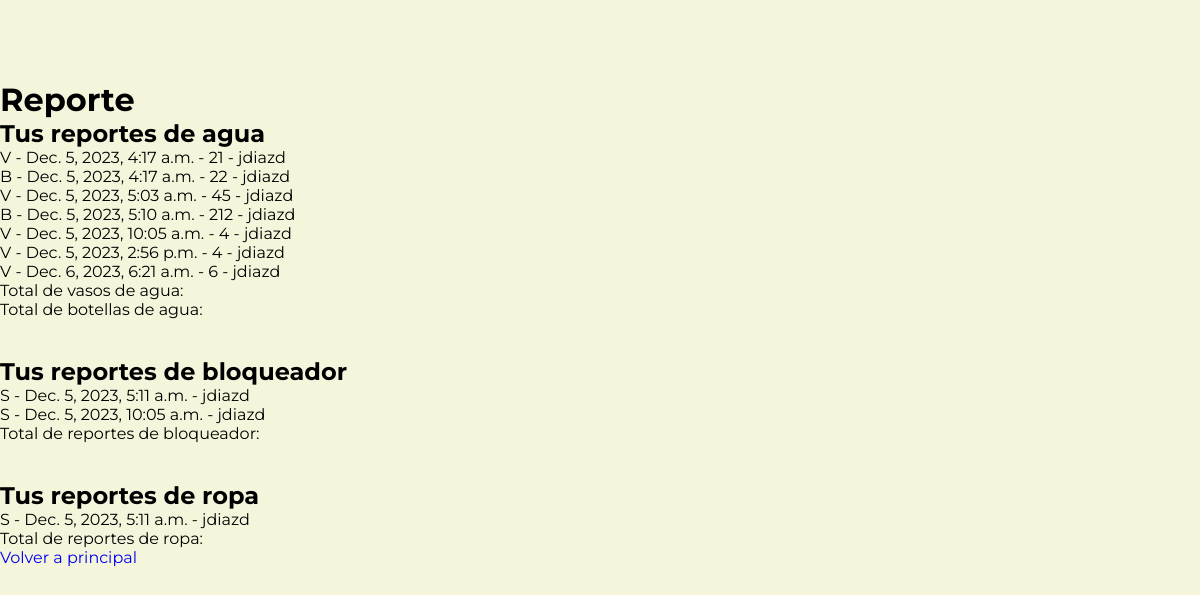
The page /registros/reporte/ (signed in) on the database as committed earlier.
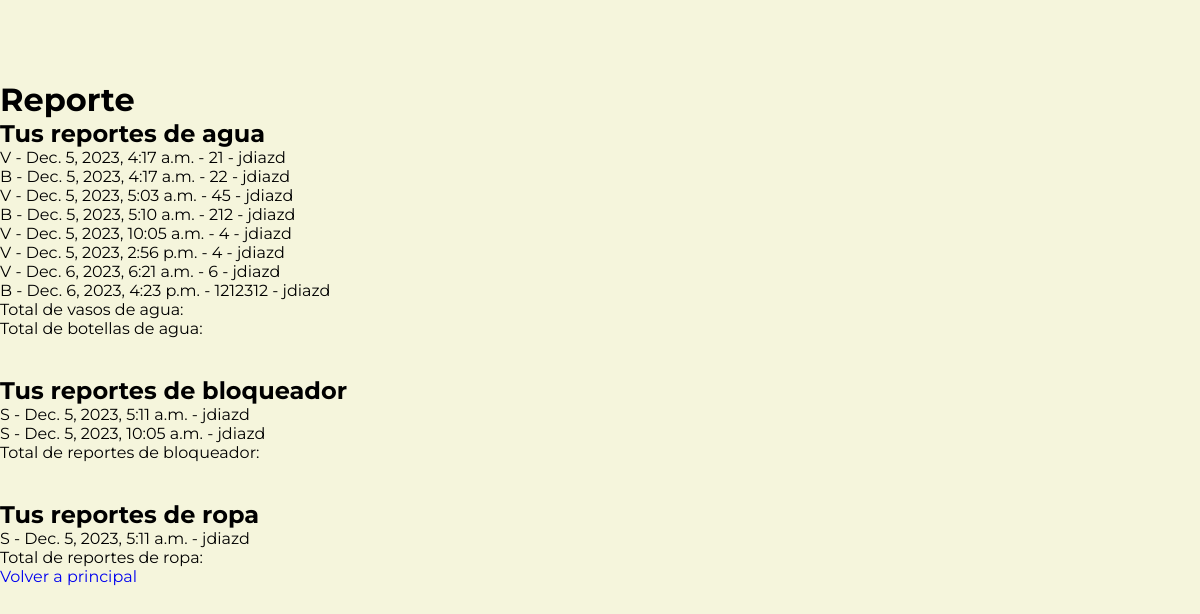
The same page on the database as committed later.
### registros/models.py (models this page shows, shortened)
class RegistroAgua(models.Model):
    usuario = models.ForeignKey(settings.AUTH_USER_MODEL, on_delete=models.CASCADE)
    fecha = models.DateTimeField(auto_now_add=True)
    cantidad_unidades = models.PositiveIntegerField()
    AGUA_CHOICES = [
        ('V', 'Vasos'),
        ('B', 'Botellas'),
    ]
    tipo_agua = models.CharField(max_length=1, choices=AGUA_CHOICES)
    def __str__(self):
        return f"{self.usuario.username} - {self.tipo_agua} - {self.fecha}"

class RegistroBloqueador(models.Model):
    usuario = models.ForeignKey(settings.AUTH_USER_MODEL, on_delete=models.CASCADE)
    fecha = models.DateTimeField(auto_now_add=True)
    BLOQUEADOR_CHOICES = [('S', 'Sí'), ('N', 'No')]
    confirmacion_bloqueador = models.CharField(max_length=1, choices=BLOQUEADOR_CHOICES)

class RegistroRopa(models.Model):
    usuario = models.ForeignKey(settings.AUTH_USER_MODEL, on_delete=models.CASCADE)
    fecha = models.DateTimeField(auto_now_add=True)
    ROPA_CHOICES = [('S', 'Sí'), ('N', 'No')]
    confirmacion_ropa = models.CharField(max_length=1, choices=ROPA_CHOICES)

### usuarios/models.py (models this page shows, shortened)
class UsuarioCustom(AbstractUser):
    nombre = models.CharField(max_length=20)
    apellido = models.CharField(max_length=30)
    correo = models.EmailField(blank=False, default='')
    edad = models.PositiveIntegerField(null=True, blank=True, default=None)
    SEXO_CHOICES = [
        ("M", "Masculino"), ("F", "Femenino"), ("O", "Otro")
    ]
    sexo = models.CharField(max_length=1, choices=SEXO_CHOICES, default="O")
    peso = models.PositiveIntegerField(verbose_name="Peso (kg)", null=True, blank=True, default=None)
    altura = models.FloatField(verbose_name="Altura (m)", help_text="Utilice comas. Formato X,XX", null=True, blank=True, default=None)
    ciudad = models.CharField(max_length=20, null=True, blank=True, default=None)
    USERNAME_FIELD = 'username'
    REQUIERED_FIELDS = ['username', 'first_name', 'last_name']

### registros/views.py (the view)
# urls.py: path('reporte/', reporte, name='reporte'),
def reporte(request):
    if request.method == "POST":
        if 'agua_form' in request.POST:
            form = AguaForm(request.POST)
            if form.is_valid():
                registro = form.save(commit=False)
                registro.usuario = request.user
                registro.save()
                return redirect('reporte')
        elif 'bloqueador_form' in request.POST:
            form = BloqueadorForm(request.POST)
            if form.is_valid():
                registro = form.save(commit=False)
                registro.usuario = request.user
                registro.save()
                return redirect('reporte')
        elif 'ropa_form' in request.POST:
            form = RopaForm(request.POST)
            if form.is_valid():
                registro = form.save(commit=False)
                registro.usuario = request.user
                registro.save()
                return redirect('reporte')
    else:
        agua_form = AguaForm()
        bloqueador_form = BloqueadorForm()
        ropa_form = RopaForm()
    reportes_agua = RegistroAgua.objects.filter(usuario=request.user)
    reportes_bloqueador = RegistroBloqueador.objects.filter(usuario=request.user)
    reportes_ropa = RegistroRopa.objects.filter(usuario=request.user)
    reportes_agua_data = [{'tipo_agua': r.tipo_agua, 'fecha': r.fecha, 'cantidad_unidades': r.cantidad_unidades, 'nombre_usuario': r.usuario.username} for r in reportes_agua]
    reportes_bloqueador_data = [{'confirmacion_bloqueador': r.confirmacion_bloqueador, 'fecha': r.fecha, 'nombre_usuario': r.usuario.username} for r in reportes_bloqueador]
    reportes_ropa_data = [{'confirmacion_ropa': r.confirmacion_ropa, 'fecha': r.fecha, 'nombre_usuario': r.usuario.username} for r in reportes_ropa]
    print(reportes_agua)
    return render(request, 'reporte.html', {
        'agua_form': agua_form,
        'bloqueador_form': bloqueador_form,
        'ropa_form': ropa_form,
        'reportes_agua': reportes_agua_data,
        'reportes_bloqueador': reportes_bloqueador_data,
        'reportes_ropa': reportes_ropa_data,
    })

### usuarios/templates/reporte.html (shortened to what this page needs)
{% load static %}
<!DOCTYPE html>
<html lang="en" dir="ltr">
<head>
    <link rel="stylesheet" href="{% static 'css/reporte.css' %}">
    <link href='https://unpkg.com/boxicons@2.1.4/css/boxicons.min.css' rel='stylesheet'>
</head>
{% block content %}
<body>
    <nav>
    </nav>
    <div class="container-form">
        <div class="Profile">
            <h1>Reporte</h1>
        </div>
        <div class="formulario">
            <div class="formulario1">
                <h2>Tus reportes de agua</h2>
                <ul>
                    {% for reporte in reportes_agua %}
                        <p>{{ reporte.tipo_agua }} - {{ reporte.fecha }} - {{ reporte.cantidad_unidades }} - {{ reporte.nombre_usuario }}</p>
                    {% endfor %}
                </ul>
                Total de vasos de agua: {{ vasos_totales }}
                <p>Total de botellas de agua: {{ botellas_totales }}</p>
            </div>
            <br>
            <br>
            <div class="formulario2">
                <h2>Tus reportes de bloqueador</h2>
                <ul>
                    {% for reporte in reportes_bloqueador %}
                        <p>{{ reporte.confirmacion_bloqueador }} - {{ reporte.fecha }} - {{ reporte.nombre_usuario }}</p>
                    {% endfor %}
                </ul>
                <p>Total de reportes de bloqueador: {{ total_bloqueador }}</p>
            </div>
            <br>
            <br>
            <div class="formulaio3">
                <h2>Tus reportes de ropa</h2>
                <ul>
                    {% for reporte in reportes_ropa %}
                        <p>{{ reporte.confirmacion_ropa }} - {{ reporte.fecha }} - {{ reporte.nombre_usuario }}</p>
                    {% endfor %}
                </ul>
                <p>Total de reportes de ropa: {{ total_ropa }}</p>
            </div>
        </div>
        <a href="{% url 'principal' %}">Volver a principal</a>
    </div>
    <pre>
    </pre>
</body>
{% endblock %}
</html>

### usuarios/static/css/reporte.css (style rules this page uses)
* { padding: 0; margin: 0; text-decoration: none; list-style: none; box-sizing: border-box; }
body { font-family: montserrat; background-color: #F5F5DC; }
nav { background-image: url('https://img.freepik.com/foto-gratis/fondo-o-textura-grunge-fondo-pared-verde-oscuro_1258-108737.jpg'); height: 80px; width: 100%; }

Rows that differ between the two databases and show on the page:
added RegistroAgua: fecha "Dec. 6, 2023, 4:23 p.m."
Other text that changed with them:
new list line: "B - - 1212312 -"
new list line: "jdiazd"
